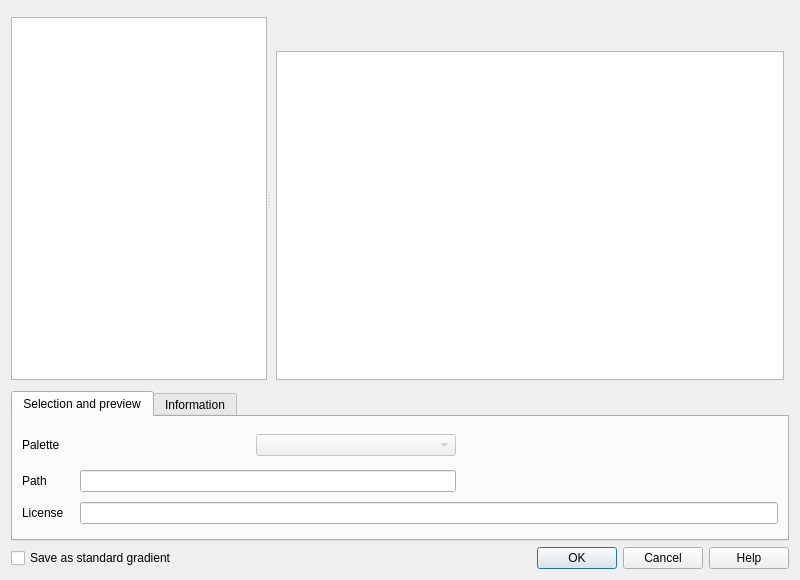
<?xml version="1.0" encoding="UTF-8"?>
<ui version="4.0">
 <class>CptCityColorRampV2DialogBase</class>
 <widget class="QDialog" name="CptCityColorRampV2DialogBase">
  <property name="geometry">
   <rect>
    <x>0</x>
    <y>0</y>
    <width>800</width>
    <height>580</height>
   </rect>
  </property>
  <property name="sizePolicy">
   <sizepolicy hsizetype="Preferred" vsizetype="Preferred">
    <horstretch>0</horstretch>
    <verstretch>1</verstretch>
   </sizepolicy>
  </property>
  <property name="windowTitle">
   <string>cpt-city color ramp</string>
  </property>
  <layout class="QVBoxLayout" name="verticalLayout_4">
   <property name="sizeConstraint">
    <enum>QLayout::SetMinimumSize</enum>
   </property>
   <item>
    <widget class="QTabBar" name="tabBar" native="true"/>
   </item>
   <item>
    <widget class="QStackedWidget" name="mStackedWidget">
     <property name="frameShape">
      <enum>QFrame::NoFrame</enum>
     </property>
     <property name="currentIndex">
      <number>0</number>
     </property>
     <widget class="QWidget" name="page">
      <layout class="QVBoxLayout" name="verticalLayout_3">
       <property name="leftMargin">
        <number>0</number>
       </property>
       <property name="topMargin">
        <number>0</number>
       </property>
       <property name="rightMargin">
        <number>0</number>
       </property>
       <property name="bottomMargin">
        <number>0</number>
       </property>
       <item>
        <layout class="QVBoxLayout" name="verticalLayout_5">
         <item>
          <widget class="QSplitter" name="mSplitter">
           <property name="sizePolicy">
            <sizepolicy hsizetype="Expanding" vsizetype="Expanding">
             <horstretch>0</horstretch>
             <verstretch>0</verstretch>
            </sizepolicy>
           </property>
           <property name="orientation">
            <enum>Qt::Horizontal</enum>
           </property>
           <property name="childrenCollapsible">
            <bool>false</bool>
           </property>
           <widget class="QTreeView" name="mTreeView">
            <property name="sizePolicy">
             <sizepolicy hsizetype="Expanding" vsizetype="Expanding">
              <horstretch>0</horstretch>
              <verstretch>0</verstretch>
             </sizepolicy>
            </property>
           </widget>
           <widget class="QWidget" name="widget" native="true">
            <property name="sizePolicy">
             <sizepolicy hsizetype="Preferred" vsizetype="Expanding">
              <horstretch>1</horstretch>
              <verstretch>0</verstretch>
             </sizepolicy>
            </property>
            <layout class="QGridLayout" name="gridLayout_3">
             <property name="leftMargin">
              <number>5</number>
             </property>
             <property name="topMargin">
              <number>0</number>
             </property>
             <property name="rightMargin">
              <number>5</number>
             </property>
             <property name="bottomMargin">
              <number>0</number>
             </property>
             <item row="2" column="0">
              <widget class="QListWidget" name="mListWidget">
               <property name="sizePolicy">
                <sizepolicy hsizetype="Expanding" vsizetype="Expanding">
                 <horstretch>0</horstretch>
                 <verstretch>0</verstretch>
                </sizepolicy>
               </property>
               <property name="dragDropMode">
                <enum>QAbstractItemView::NoDragDrop</enum>
               </property>
               <property name="iconSize">
                <size>
                 <width>75</width>
                 <height>50</height>
                </size>
               </property>
               <property name="textElideMode">
                <enum>Qt::ElideRight</enum>
               </property>
               <property name="movement">
                <enum>QListView::Static</enum>
               </property>
               <property name="resizeMode">
                <enum>QListView::Adjust</enum>
               </property>
               <property name="spacing">
                <number>5</number>
               </property>
               <property name="gridSize">
                <size>
                 <width>100</width>
                 <height>75</height>
                </size>
               </property>
               <property name="viewMode">
                <enum>QListView::IconMode</enum>
               </property>
               <property name="uniformItemSizes">
                <bool>false</bool>
               </property>
               <property name="wordWrap">
                <bool>true</bool>
               </property>
              </widget>
             </item>
             <item row="1" column="0">
              <widget class="QLabel" name="lblCollectionInfo">
               <property name="sizePolicy">
                <sizepolicy hsizetype="Preferred" vsizetype="Preferred">
                 <horstretch>0</horstretch>
                 <verstretch>0</verstretch>
                </sizepolicy>
               </property>
               <property name="font">
                <font>
                 <pointsize>18</pointsize>
                 <weight>75</weight>
                 <bold>true</bold>
                </font>
               </property>
               <property name="text">
                <string/>
               </property>
              </widget>
             </item>
            </layout>
           </widget>
          </widget>
         </item>
         <item>
          <spacer name="verticalSpacer">
           <property name="orientation">
            <enum>Qt::Vertical</enum>
           </property>
           <property name="sizeType">
            <enum>QSizePolicy::Fixed</enum>
           </property>
           <property name="sizeHint" stdset="0">
            <size>
             <width>20</width>
             <height>5</height>
            </size>
           </property>
          </spacer>
         </item>
         <item>
          <widget class="QTabWidget" name="tabWidget">
           <property name="maximumSize">
            <size>
             <width>16777215</width>
             <height>150</height>
            </size>
           </property>
           <property name="currentIndex">
            <number>0</number>
           </property>
           <widget class="QWidget" name="tab">
            <attribute name="title">
             <string>Selection and preview</string>
            </attribute>
            <layout class="QGridLayout" name="gridLayout">
             <item row="2" column="0">
              <widget class="QLabel" name="label">
               <property name="text">
                <string>License</string>
               </property>
              </widget>
             </item>
             <item row="0" column="0">
              <widget class="QLabel" name="label_2">
               <property name="sizePolicy">
                <sizepolicy hsizetype="Maximum" vsizetype="Preferred">
                 <horstretch>0</horstretch>
                 <verstretch>0</verstretch>
                </sizepolicy>
               </property>
               <property name="text">
                <string>Palette</string>
               </property>
              </widget>
             </item>
             <item row="1" column="2">
              <widget class="QLineEdit" name="lblSchemePath">
               <property name="sizePolicy">
                <sizepolicy hsizetype="Expanding" vsizetype="Fixed">
                 <horstretch>0</horstretch>
                 <verstretch>0</verstretch>
                </sizepolicy>
               </property>
               <property name="minimumSize">
                <size>
                 <width>0</width>
                 <height>0</height>
                </size>
               </property>
               <property name="readOnly">
                <bool>true</bool>
               </property>
              </widget>
             </item>
             <item row="1" column="0">
              <widget class="QLabel" name="label_6">
               <property name="text">
                <string>Path</string>
               </property>
              </widget>
             </item>
             <item row="0" column="4" rowspan="2">
              <widget class="QLabel" name="lblPreview">
               <property name="sizePolicy">
                <sizepolicy hsizetype="Preferred" vsizetype="Fixed">
                 <horstretch>0</horstretch>
                 <verstretch>0</verstretch>
                </sizepolicy>
               </property>
               <property name="minimumSize">
                <size>
                 <width>300</width>
                 <height>50</height>
                </size>
               </property>
               <property name="frameShape">
                <enum>QFrame::NoFrame</enum>
               </property>
               <property name="frameShadow">
                <enum>QFrame::Plain</enum>
               </property>
               <property name="text">
                <string/>
               </property>
               <property name="alignment">
                <set>Qt::AlignCenter</set>
               </property>
              </widget>
             </item>
             <item row="0" column="1">
              <spacer name="horizontalSpacer">
               <property name="orientation">
                <enum>Qt::Horizontal</enum>
               </property>
               <property name="sizeType">
                <enum>QSizePolicy::Fixed</enum>
               </property>
               <property name="sizeHint" stdset="0">
                <size>
                 <width>10</width>
                 <height>20</height>
                </size>
               </property>
              </spacer>
             </item>
             <item row="0" column="2">
              <layout class="QHBoxLayout" name="horizontalLayout_2">
               <property name="sizeConstraint">
                <enum>QLayout::SetMinimumSize</enum>
               </property>
               <item>
                <widget class="QLabel" name="lblSchemeName">
                 <property name="sizePolicy">
                  <sizepolicy hsizetype="MinimumExpanding" vsizetype="Fixed">
                   <horstretch>0</horstretch>
                   <verstretch>0</verstretch>
                  </sizepolicy>
                 </property>
                 <property name="minimumSize">
                  <size>
                   <width>100</width>
                   <height>0</height>
                  </size>
                 </property>
                 <property name="text">
                  <string/>
                 </property>
                 <property name="wordWrap">
                  <bool>true</bool>
                 </property>
                </widget>
               </item>
               <item>
                <spacer name="horizontalSpacer_2">
                 <property name="orientation">
                  <enum>Qt::Horizontal</enum>
                 </property>
                 <property name="sizeType">
                  <enum>QSizePolicy::Expanding</enum>
                 </property>
                 <property name="sizeHint" stdset="0">
                  <size>
                   <width>5</width>
                   <height>30</height>
                  </size>
                 </property>
                </spacer>
               </item>
               <item>
                <widget class="QComboBox" name="cboVariantName">
                 <property name="enabled">
                  <bool>false</bool>
                 </property>
                 <property name="sizePolicy">
                  <sizepolicy hsizetype="MinimumExpanding" vsizetype="Fixed">
                   <horstretch>0</horstretch>
                   <verstretch>0</verstretch>
                  </sizepolicy>
                 </property>
                 <property name="minimumSize">
                  <size>
                   <width>200</width>
                   <height>0</height>
                  </size>
                 </property>
                 <property name="styleSheet">
                  <string notr="true"/>
                 </property>
                </widget>
               </item>
              </layout>
             </item>
             <item row="2" column="2" colspan="3">
              <widget class="QLineEdit" name="lblLicensePreview">
               <property name="readOnly">
                <bool>true</bool>
               </property>
              </widget>
             </item>
             <item row="0" column="3">
              <spacer name="horizontalSpacer_3">
               <property name="orientation">
                <enum>Qt::Horizontal</enum>
               </property>
               <property name="sizeType">
                <enum>QSizePolicy::Fixed</enum>
               </property>
               <property name="sizeHint" stdset="0">
                <size>
                 <width>10</width>
                 <height>20</height>
                </size>
               </property>
              </spacer>
             </item>
            </layout>
           </widget>
           <widget class="QWidget" name="tab_2">
            <attribute name="title">
             <string>Information</string>
            </attribute>
            <layout class="QGridLayout" name="gridLayout_6">
             <item row="0" column="0">
              <widget class="QLabel" name="label_4">
               <property name="sizePolicy">
                <sizepolicy hsizetype="Maximum" vsizetype="Preferred">
                 <horstretch>0</horstretch>
                 <verstretch>0</verstretch>
                </sizepolicy>
               </property>
               <property name="text">
                <string>Author(s)</string>
               </property>
              </widget>
             </item>
             <item row="0" column="1">
              <spacer name="horizontalSpacer_5">
               <property name="orientation">
                <enum>Qt::Horizontal</enum>
               </property>
               <property name="sizeType">
                <enum>QSizePolicy::Fixed</enum>
               </property>
               <property name="sizeHint" stdset="0">
                <size>
                 <width>20</width>
                 <height>20</height>
                </size>
               </property>
              </spacer>
             </item>
             <item row="0" column="2">
              <widget class="QLabel" name="lblAuthorName">
               <property name="text">
                <string/>
               </property>
               <property name="wordWrap">
                <bool>true</bool>
               </property>
              </widget>
             </item>
             <item row="1" column="0">
              <widget class="QLabel" name="label_3">
               <property name="text">
                <string>Source</string>
               </property>
              </widget>
             </item>
             <item row="1" column="2">
              <widget class="QLabel" name="lblSrcLink">
               <property name="text">
                <string/>
               </property>
               <property name="wordWrap">
                <bool>true</bool>
               </property>
              </widget>
             </item>
             <item row="2" column="0">
              <widget class="QLabel" name="label_5">
               <property name="text">
                <string>License</string>
               </property>
               <property name="alignment">
                <set>Qt::AlignLeading|Qt::AlignLeft|Qt::AlignVCenter</set>
               </property>
              </widget>
             </item>
             <item row="2" column="2" rowspan="2">
              <widget class="QTextEdit" name="lblLicenseName">
               <property name="sizePolicy">
                <sizepolicy hsizetype="Expanding" vsizetype="Ignored">
                 <horstretch>0</horstretch>
                 <verstretch>0</verstretch>
                </sizepolicy>
               </property>
               <property name="readOnly">
                <bool>true</bool>
               </property>
               <property name="acceptRichText">
                <bool>false</bool>
               </property>
              </widget>
             </item>
             <item row="3" column="0">
              <widget class="QToolButton" name="pbtnLicenseDetails">
               <property name="text">
                <string>Details</string>
               </property>
              </widget>
             </item>
            </layout>
            <zorder>lblSrcLink</zorder>
            <zorder>label_4</zorder>
            <zorder>label_5</zorder>
            <zorder>lblLicenseName</zorder>
            <zorder>lblAuthorName</zorder>
            <zorder>pbtnLicenseDetails</zorder>
            <zorder>label_3</zorder>
           </widget>
          </widget>
         </item>
        </layout>
       </item>
      </layout>
     </widget>
     <widget class="QWidget" name="page_2">
      <layout class="QGridLayout" name="gridLayout_2">
       <item row="0" column="0">
        <widget class="QTreeView" name="mBrowserView"/>
       </item>
      </layout>
     </widget>
    </widget>
   </item>
   <item>
    <layout class="QHBoxLayout" name="horizontalLayout_3">
     <item>
      <widget class="QCheckBox" name="cboConvertStandard">
       <property name="text">
        <string>Save as standard gradient</string>
       </property>
      </widget>
     </item>
     <item>
      <spacer name="horizontalSpacer_6">
       <property name="orientation">
        <enum>Qt::Horizontal</enum>
       </property>
       <property name="sizeHint" stdset="0">
        <size>
         <width>40</width>
         <height>20</height>
        </size>
       </property>
      </spacer>
     </item>
     <item>
      <widget class="QDialogButtonBox" name="buttonBox">
       <property name="orientation">
        <enum>Qt::Horizontal</enum>
       </property>
       <property name="standardButtons">
        <set>QDialogButtonBox::Cancel|QDialogButtonBox::Help|QDialogButtonBox::Ok</set>
       </property>
      </widget>
     </item>
    </layout>
   </item>
  </layout>
 </widget>
 <customwidgets>
  <customwidget>
   <class>QTabBar</class>
   <extends>QWidget</extends>
   <header>qtabbar.h</header>
   <container>1</container>
  </customwidget>
 </customwidgets>
 <tabstops>
  <tabstop>mTreeView</tabstop>
  <tabstop>mListWidget</tabstop>
  <tabstop>tabWidget</tabstop>
  <tabstop>cboVariantName</tabstop>
  <tabstop>lblSchemePath</tabstop>
  <tabstop>lblLicensePreview</tabstop>
  <tabstop>lblLicenseName</tabstop>
  <tabstop>pbtnLicenseDetails</tabstop>
  <tabstop>cboConvertStandard</tabstop>
  <tabstop>buttonBox</tabstop>
  <tabstop>mBrowserView</tabstop>
 </tabstops>
 <resources/>
 <connections>
  <connection>
   <sender>buttonBox</sender>
   <signal>accepted()</signal>
   <receiver>CptCityColorRampV2DialogBase</receiver>
   <slot>accept()</slot>
   <hints>
    <hint type="sourcelabel">
     <x>258</x>
     <y>281</y>
    </hint>
    <hint type="destinationlabel">
     <x>168</x>
     <y>256</y>
    </hint>
   </hints>
  </connection>
  <connection>
   <sender>buttonBox</sender>
   <signal>rejected()</signal>
   <receiver>CptCityColorRampV2DialogBase</receiver>
   <slot>reject()</slot>
   <hints>
    <hint type="sourcelabel">
     <x>363</x>
     <y>273</y>
    </hint>
    <hint type="destinationlabel">
     <x>371</x>
     <y>259</y>
    </hint>
   </hints>
  </connection>
 </connections>
</ui>
